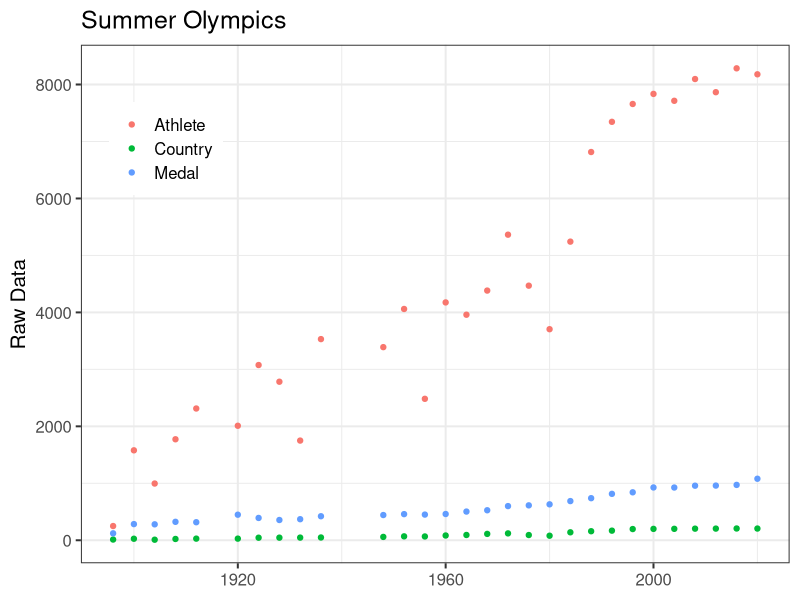
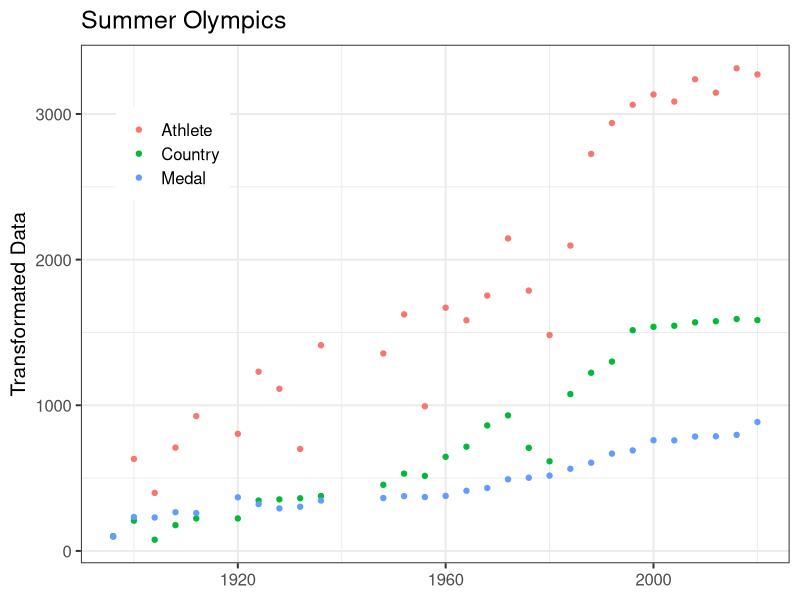

These figures' R source, in order: (Note: this script raises an error after producing the figures.)
# Make some quick plots

# 0. Set Up --------------------------------------------------------------------
library(dplyr)
library(ggplot2)

theme_set(theme_bw(base_size = 15))

# 1. Change in Times -----------------------------------------------------------

games_stats <- read.csv("data_kalyn/games_stats.csv")

games_stats %>%
    filter(edition_id == 1) ->
    inital_year


games_stats %>%
    mutate(athletes = n_athlete,
           country = n_country,
           medal = n_medal) ->
    to_plot

    ggplot(data = to_plot) +
        geom_point(aes(year, athletes, color = "Athlete"), linewidth = 1) +
        geom_point(aes(year, country, color = "Country"), linewidth = 1) +
        geom_point(aes(year, medal, color = "Medal"), linewidth = 1) +
        labs(y = "Raw Data", title = "Summer Olympics", x = NULL) +
        theme(legend.title = element_blank(),
              legend.position = c(0.12, 0.80))



games_stats %>%
    mutate(athletes = 100 * n_athlete/inital_year[["n_athlete"]],
           country = 100 * (n_country/inital_year[["n_country"]]),
           medal = 100 * (n_medal/inital_year[["n_medal"]])) ->
    to_plot

ggplot(data = to_plot) +
    geom_point(aes(year, athletes, color = "Athlete"), linewidth = 1) +
    geom_point(aes(year, country, color = "Country"), linewidth = 1) +
    geom_point(aes(year, medal, color = "Medal"), linewidth = 1) +
    labs(y = "Transformated Data", title = "Summer Olympics", x = NULL) +
    theme(legend.title = element_blank(),
          legend.position = c(0.13, 0.79))

# 2. Time Series ---------------------------------------------------------------

games_stats %>%
    select(year, value = n_medal) %>%
    mutate(variable = "medal count") %>%
    mutate(code = NA) ->
    medal_ts

read.csv("data_kalyn/annual_GDP.csv") %>%
    rename(value = gdppc) ->
    gdp_ts

to_plot <- rbind(medal_ts, gdp_ts)

medal_ts %>%
    ggplot(aes(year, value)) +
    geom_bar(stat = "identity") +
    labs(x = "Summer Olympic Games", y = "Medal Count")


gdp_ts %>%
    ggplot(aes(year, value, groupby = code)) +
    geom_line(alpha = 0.5) +
    labs(x = "Year",  y = "GDP 2015 USD$", title = "GDP per Capita per Country")

# 3. Demonstrating filling ---------------------------------------------------------------


read.csv("Final Dataset/before_interp.csv") ->
    before
read.csv("Final Dataset/after_filling.csv") ->
    after

before$na_flag <- FALSE
dist <- unique(before$code[which(is.na(before$expenditure))])

before %>%
    mutate(na_flag = if_else(code %in% dist, TRUE, FALSE))
before

ggplot() +
    geom_line(data = before, aes(year, expenditure,
                                 group = country, color = na_flag), alpha = 0.7) +
    theme(legend.position = "none") +
    scale_color_manual(values = c("FALSE" = "black", "TRUE" = "red")) +
    labs(y =  "Expenditure",
         x = "Year",
         title = "Country Sports Expenditure")


read.csv("Final Dataset/after_filling.csv")  ->
    after

after %>%
    ggplot() +
    geom_line(data = before, aes(year, expenditure,
                                 group = country), alpha = 0.7)


